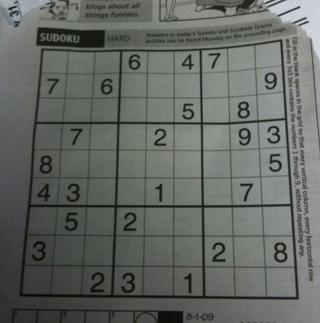
//> input picture 059_Hough_Line/test.jpg, 320 x 323 px
$ ./059_hough_line_2   (built with g++ and OpenCV 4)
//> lines starting //> are read from the running program, lines starting //| are printed output that depends on the picture
#include <opencv2/opencv.hpp>
#include <iostream>

using namespace cv;
using namespace std;

int main(int argc, const char *argv[])
{
	Mat src = imread("H:/OpenCV_Learning/059_Hough_Line/test.jpg");
//> src is the input picture: 323 rows x 320 cols, CV_8UC3; mean B, G, R 99.6, 103.9, 100.2
	if (src.empty()) {
		printf("could not load image...\n");
		return -1;
	}
	namedWindow("input", WINDOW_AUTOSIZE);
	imshow("input", src);

	// 去噪声与二值化
	Mat gray, binary;
	Canny(src, binary, 80, 160, 3, false);
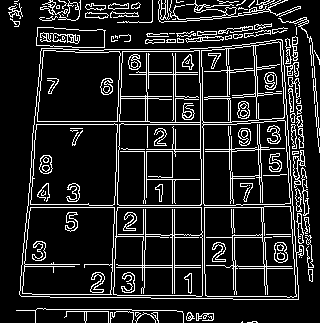
//> binary: 323 rows x 320 cols, CV_8UC1; 13.6% white in thin lines or dots
	imshow("binary", binary);
	imwrite("D:/binary.png", binary);

	vector<Vec4i> lines;
	HoughLinesP(binary, lines, 1, CV_PI / 180, 80, 30, 10);
//> lines = 74 lines (x1, y1, x2, y2), first 8: [27, 207, 263, 207], [34, 124, 236, 124], [145, 249, 149, 22], [202, 90, 202, 127], [116, 160, 119, 49], [33, 159, 49, 0], [20, 295, 32, 149], [278, 28, 293, 247]
	Mat result = Mat::zeros(src.size(), src.type());
	for (size_t i = 0; i < lines.size(); i++)
	{
		line(result, Point(lines[i][0], lines[i][1]),
			Point(lines[i][2], lines[i][3]), Scalar(0, 255, 0), 1, 8);
	}
//> this loop made 74 passes
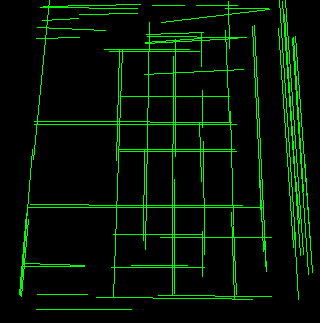
//> result: 323 rows x 320 cols, CV_8UC3; mean B, G, R 0, 19.3, 0
	imshow("contours", result);

	waitKey(0);
	return 0;
}
